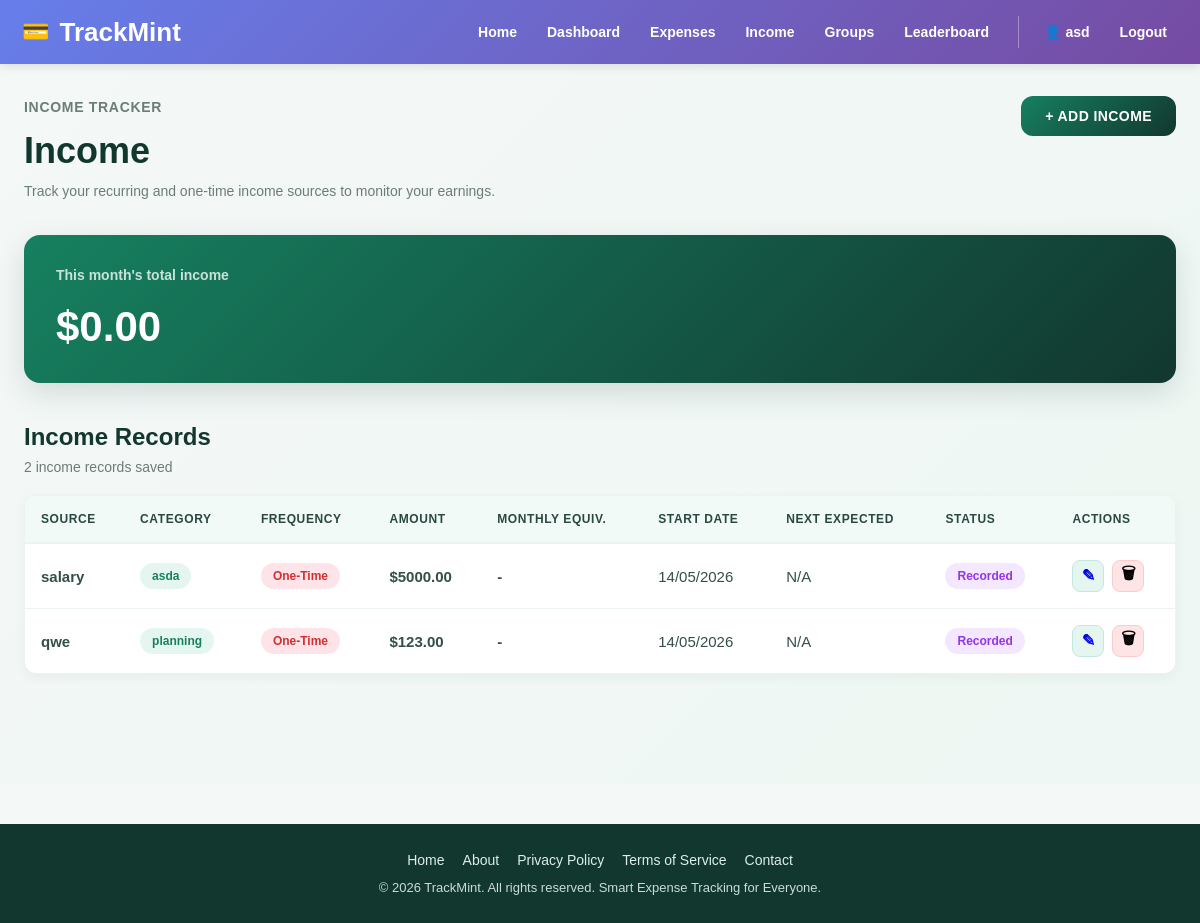
/income/ (signed in), run on the app's committed database.
### app/models.py (models this page shows, shortened)
class User(UserMixin, db.Model):
    __tablename__ = "users"
    id = db.Column(db.Integer, primary_key=True)
    username = db.Column(db.String(80), unique=True, nullable=False, index=True)
    email = db.Column(db.String(120), unique=True, nullable=False, index=True)
    password_hash = db.Column(db.String(255), nullable=False)
    created_at = db.Column(db.DateTime, default=datetime.utcnow, nullable=False)
    total_points = db.Column(db.Integer, default=0, nullable=False)
    current_streak = db.Column(db.Integer, default=0, nullable=False)
    last_upload_date = db.Column(db.Date, nullable=True)
    receipts = db.relationship(
        "Receipt",
        back_populates="user",
        cascade="all, delete-orphan",
        lazy=True
    )
    incomes = db.relationship(
        "Income",
        back_populates="user",
        cascade="all, delete-orphan",
        lazy=True
    )

class Income(db.Model):
    __tablename__ = "income"
    id = db.Column(db.Integer, primary_key=True)
    user_id = db.Column(db.Integer, db.ForeignKey("users.id"), nullable=False)
    source = db.Column(db.String(120), nullable=False)
    amount = db.Column(db.Float, nullable=False)
    income_date = db.Column(db.Date, nullable=False)
    income_type = db.Column(db.String(80), nullable=False)
    notes = db.Column(db.Text, nullable=True)
    frequency = db.Column(db.String(20), default="one-time", nullable=False)  # one-time, daily, weekly, monthly, yearly
    category = db.Column(db.String(80), nullable=True)
    start_date = db.Column(db.Date, nullable=True)
    end_date = db.Column(db.Date, nullable=True)
    created_at = db.Column(db.DateTime, default=datetime.utcnow, nullable=False)
    updated_at = db.Column(
        db.DateTime,
        default=datetime.utcnow,
        onupdate=datetime.utcnow,
        nullable=False
    )
    user = db.relationship("User", back_populates="incomes")

### app/income/routes.py (the view, shortened to what this page needs)
@income_bp.route("/", methods=["GET", "POST"])
@login_required
def income_home():
    incomes = (
        Income.query
        .filter_by(user_id=current_user.id)
        .order_by(Income.start_date.desc(), Income.created_at.desc())
        .all()
    )
    today = date.today()
    monthly_total = sum(
        item.amount for item in incomes
        if item.start_date and item.start_date.year == today.year and item.start_date.month == today.month
    )
    return render_template(
        "income/index.html",
        page_title="Income",
        incomes=incomes,
        monthly_total=monthly_total,
        now=datetime.now(),
        timedelta=timedelta
    )

### app/__init__.py (called while the page is built)
def register_login_loader():
    @login_manager.user_loader
    def load_user(user_id):
        from app.models import User
        return db.session.get(User, int(user_id))

### app/templates/income/index.html (shortened to what this page needs)
{% extends "base.html" %}
{% block content %}
<section class="income-page">
  <div class="income-container">
    <div class="income-header">
      <div>
        <p class="page-label">Income Tracker</p>
        <h1>Income</h1>
        <p>Track your recurring and one-time income sources to monitor your earnings.</p>
      </div>
      <button type="button" class="add-income-btn" id="add-income-btn">+ Add Income</button>
    </div>
    <div class="income-total-card">
      <span>This month's total income</span>
      <strong>${{ "%.2f"|format(monthly_total) }}</strong>
    </div>
    {% if incomes %}
    <div class="income-records-section">
      <div class="income-records-header">
        <div>
          <h2>Income Records</h2>
          <p>{{ incomes|length }} income record{{ '' if incomes|length == 1 else 's' }} saved</p>
        </div>
      </div>
      <div class="income-table-wrapper">
        <table class="income-table">
          <thead>
            <tr>
              <th>Source</th>
              <th>Category</th>
              <th>Frequency</th>
              <th>Amount</th>
              <th>Monthly Equiv.</th>
              <th>Start Date</th>
              <th>Next Expected</th>
              <th>Status</th>
              <th>Actions</th>
            </tr>
          </thead>
          <tbody>
            {% for income in incomes %}
            <tr>
              <td>
                <strong>{{ income.source }}</strong>
              </td>
              <td>
                <span class="income-category-pill">
                  {{ income.category or income.income_type or "General" }}
                </span>
              </td>
              <td>
                <span class="income-frequency-badge {% if income.frequency == 'one-time' %}one-time{% else %}recurring{% endif %}">
                  {% if income.frequency == 'one-time' %}
                    One-time
                  {% else %}
                    {{ income.frequency|capitalize }}
                  {% endif %}
                </span>
              </td>
              <td class="income-amount-cell">
                ${{ "%.2f"|format(income.amount) }}
              </td>
              <td class="income-amount-cell">
                {% if income.frequency == 'one-time' %}
                  -
                {% elif income.frequency == 'daily' %}
                  ${{ "%.2f"|format(income.amount * 30) }}
                {% elif income.frequency == 'weekly' %}
                  ${{ "%.2f"|format(income.amount * 4.33) }}
                {% elif income.frequency == 'monthly' %}
                  ${{ "%.2f"|format(income.amount) }}
                {% elif income.frequency == 'yearly' %}
                  ${{ "%.2f"|format(income.amount / 12) }}
                {% else %}
                  -
                {% endif %}
              </td>
              <td>
                {{ income.start_date.strftime('%d/%m/%Y') if income.start_date else income.income_date.strftime('%d/%m/%Y') }}
              </td>
              <td>
                {% if income.frequency == 'one-time' %}
                  N/A
                {% else %}
                  -
                {% endif %}
              </td>
              <td>
                {% set is_active = income.end_date is none or income.end_date >= now.date() %}
                {% if income.frequency == 'one-time' %}
                  <span class="income-status-badge completed">Recorded</span>
                {% elif is_active %}
                  <span class="income-status-badge active">Active</span>
                {% else %}
                  <span class="income-status-badge expired">Inactive</span>
                {% endif %}
              </td>
              <td class="income-actions-cell">
                <a
                  href="{{ url_for('income.edit_income', income_id=income.id) }}"
                  class="action-btn edit-btn"
                  title="Edit income"
                >
                  ✎
                </a>
                <button
                  type="button"
                  class="action-btn delete-btn"
                  data-income-id="{{ income.id }}"
                  title="Delete income"
                >
                  🗑
                </button>
              </td>
            </tr>
            {% endfor %}
          </tbody>
        </table>
      </div>
    </div>
    {% endif %}
  </div>
</section>
{% endblock %}

### app/templates/base.html (shortened to what this page needs)
<!doctype html>
<html lang="en">
<head>
  <link rel="stylesheet" href="{{ url_for('static', filename='css/style.css') }}">
</head>
<body>
    <header>
        <div class="header-container">
            <div class="logo">
                <span class="logo-icon">💳</span>
                <span>TrackMint</span>
            </div>
            <nav>
                <div class="nav-primary">
                    <a href="{{ url_for('main.landing') }}">Home</a>
                    {% if current_user.is_authenticated %}
                    <a href="{{ url_for('main.dashboard') }}">Dashboard</a>
                    <a href="{{ url_for('receipts.index') }}">Expenses</a>
                    <a href="{{ url_for('income.income_home') }}">Income</a>
                    <a href="{{ url_for('groups.groups_home') }}">Groups</a>
                    <a href="{{ url_for('leaderboard.leaderboard_home') }}">Leaderboard</a>
                    {% endif %}
                </div>
                {% if current_user.is_authenticated %}
                <div class="nav-user">
                    <a href="{{ url_for('main.profile') }}">👤 {{ current_user.username }}</a>
                    <a href="{{ url_for('auth.logout') }}">Logout</a>
                </div>
                {% else %}
                <div class="nav-user">
                    <a href="{{ url_for('auth.login') }}">Login</a>
                    <a href="{{ url_for('auth.signup') }}">Sign Up</a>
                </div>
                {% endif %}
            </nav>
        </div>
    </header>
    <main>
        {% block content %}{% endblock %}
    </main>
    <footer>
        <div class="footer-content">
            <div class="footer-links">
                <a href="{{ url_for('main.landing') }}">Home</a>
                <a href="#">About</a>
                <a href="#">Privacy Policy</a>
                <a href="#">Terms of Service</a>
                <a href="#">Contact</a>
            </div>
            <p>&copy; 2026 TrackMint. All rights reserved. Smart Expense Tracking for Everyone.</p>
        </div>
    </footer>
</body>
</html>

### app/static/css/style.css (style rules this page uses)
* { box-sizing: border-box; }
body { margin: 0; font-family: Arial, Helvetica, sans-serif; background: #f4f8f7; color: #12372f; }
header { background: linear-gradient(135deg, #667eea 0%, #764ba2 100%); color: white; padding: 16px 0; box-shadow: 0 2px 10px rgba(0, 0, 0, 0.12); position: sticky; top: 0; z-index: 1000; }
.header-container { max-width: 1200px; margin: 0 auto; padding: 0 22px; display: flex; justify-content: space-between; align-items: center; gap: 24px; }
.logo { font-size: 26px; font-weight: 800; display: flex; align-items: center; gap: 10px; color: white; white-space: nowrap; }
.logo-icon { font-size: 22px; }
nav { display: flex; align-items: center; gap: 18px; flex-wrap: wrap; }
.nav-primary, .nav-user { display: flex; align-items: center; gap: 8px; flex-wrap: wrap; }
nav a { color: white; text-decoration: none; font-size: 14px; font-weight: 600; padding: 8px 11px; border-radius: 8px; transition: 0.2s ease; }
.nav-user { padding-left: 14px; border-left: 1px solid rgba(255, 255, 255, 0.35); }
main { min-height: calc(100vh - 160px); }
footer { background: #12372f; color: white; padding: 28px 20px; margin-top: 40px; }
.footer-content { max-width: 1200px; margin: 0 auto; text-align: center; }
.footer-links { display: flex; justify-content: center; gap: 18px; flex-wrap: wrap; margin-bottom: 12px; }
.footer-links a { color: #dceee8; text-decoration: none; font-size: 14px; }
.footer-content p { margin: 0; color: #c8ddd6; font-size: 13px; }
.page-label { margin-bottom: 8px; color: #16805f; font-size: 13px; font-weight: 800; letter-spacing: 0.08em; text-transform: uppercase; }
.income-page { min-height: calc(100vh - 80px); padding: 48px 20px; background: linear-gradient(135deg, #f4f8f7 0%, #eef7f3 100%); }
.income-container { max-width: 1150px; margin: 0 auto; }
.income-header { display: flex; justify-content: space-between; align-items: flex-start; gap: 24px; margin-bottom: 28px; }
.income-header h1 { margin: 0; color: #12372f; font-size: 40px; font-weight: 800; }
.income-header p { margin-top: 10px; color: #5f6f6a; font-size: 16px; }
.income-total-card { min-width: 260px; padding: 22px; border-radius: 22px; background: linear-gradient(135deg, #12372f 0%, #16805f 100%); box-shadow: 0 18px 42px rgba(18, 55, 47, 0.14); }
.income-total-card span { display: block; margin-bottom: 8px; color: #dceee8; font-size: 14px; font-weight: 700; }
.income-total-card strong { color: #ffffff; font-size: 30px; font-weight: 900; }
.income-table-wrapper { overflow-x: auto; }
.income-table { width: 100%; border-collapse: collapse; min-width: 680px; }
.income-table th { padding: 15px 16px; background: #f1faf6; color: #294940; font-size: 13px; text-align: left; text-transform: uppercase; letter-spacing: 0.04em; border-bottom: 1px solid #dceee8; }
.income-table td { padding: 16px; border-bottom: 1px solid #edf3f1; color: #334f48; font-size: 15px; }
.income-amount-cell { font-weight: 900; color: #12372f; }
.income-category-pill { display: inline-block; padding: 6px 11px; border-radius: 999px; background: #e4f6ef; color: #16805f; font-size: 13px; font-weight: 800; }
.income-frequency-badge { display: inline-block; padding: 6px 11px; border-radius: 6px; background: #e4f6ef; color: #16805f; font-size: 12px; font-weight: 700; text-transform: capitalize; }
.income-frequency-badge.one-time { background: #fef3e2; color: #d97706; }
.income-status-badge { display: inline-block; padding: 6px 11px; border-radius: 6px; font-size: 12px; font-weight: 700; }
.income-status-badge.completed { background: #f3e8ff; color: #9333ea; }
.income-actions-cell { display: flex; gap: 8px; align-items: center; }
.action-btn { display: inline-flex; align-items: center; justify-content: center; width: 32px; height: 32px; border-radius: 8px; background: #e4f6ef; border: 1px solid #c4e8e0; font-size: 16px; cursor: pointer; text-decoration: none; transition: 0.2s ease; font-weight: 600; }
.action-btn.delete-btn { background: #fee4e4; border-color: #fecaca; }

### data on the page
User: username "asd"
Income: source "salary", category+income_type "asda", frequency "One-Time", amount "5000.00", start_date "14/05/2026"
Income: source "qwe", category+income_type "planning", frequency "One-Time", amount "123.00", start_date "14/05/2026"

### other printed values
{{ "%.2f"|format(monthly_total) }} "0.00"
{{ incomes|length }} "2"
{{ '' if incomes|length == 1 else 's' }} "s"
